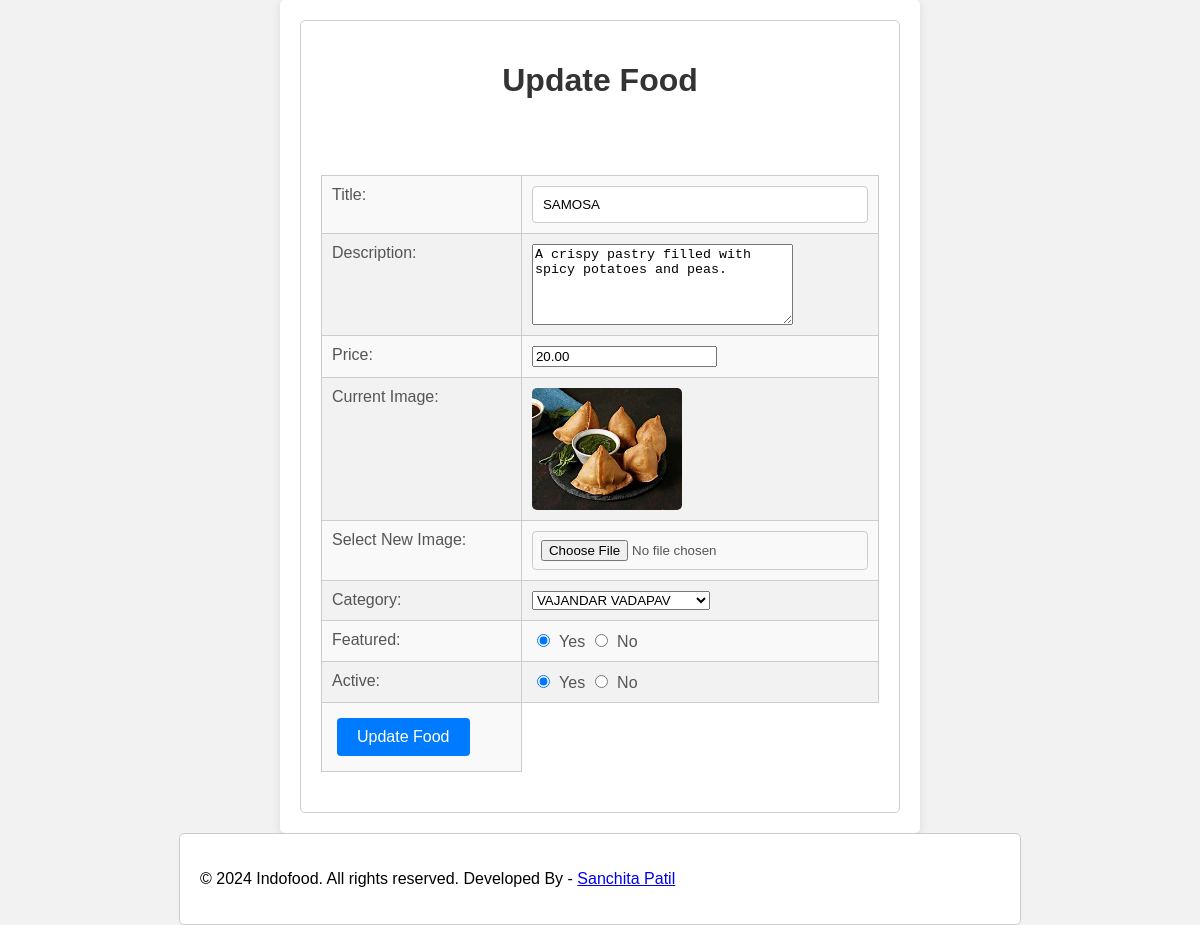
The page /update-food.php?id=3 on the database its author committed.
### tables this page shows
CREATE TABLE `tbl_food` (
  `id` int(10) UNSIGNED NOT NULL,
  `title` varchar(100) NOT NULL,
  `description` text NOT NULL,
  `price` decimal(10,2) NOT NULL,
  `image_name` varchar(255) NOT NULL,
  `category_id` int(10) UNSIGNED NOT NULL,
  `featured` varchar(10) NOT NULL,
  `active` varchar(10) NOT NULL
);

CREATE TABLE `tbl_category` (
  `id` int(10) UNSIGNED NOT NULL,
  `title` varchar(100) NOT NULL,
  `image_name` varchar(255) NOT NULL,
  `featured` varchar(10) NOT NULL,
  `active` varchar(10) NOT NULL
);

### update-food.php (the view, shortened to what this page needs)
 <?php
include('constants.php');
?>
<link rel="stylesheet" href="all.css">
<?php
    if(isset($_GET['id']))
    {
        $id = $_GET['id'];
        $sql2 = "SELECT * FROM tbl_food WHERE id=$id";
        $res2 = mysqli_query($conn, $sql2);
        $row2 = mysqli_fetch_assoc($res2);
        $title = $row2['title'];
        $description = $row2['description'];
        $price = $row2['price'];
        $current_image = $row2['image_name'];
        $current_category = $row2['category_id'];
        $featured = $row2['featured'];
        $active = $row2['active'];
    }
    else
    {
        header('location:'.SITEURL.'manage-food.php');
    }
?>
<div class="main-content">
    <div class="wrapper">
        <h1>Update Food</h1>
        <br><br>
        <form action="" method="POST" enctype="multipart/form-data">
        <table class="tbl-30">
            <tr>
                <td>Title: </td>
                <td>
                    <input type="text" name="title" value="<?php echo $title; ?>">
                </td>
            </tr>
            <tr>
                <td>Description: </td>
                <td>
                    <textarea name="description" cols="30" rows="5"><?php echo $description; ?></textarea>
                </td>
            </tr>
            <tr>
                <td>Price: </td>
                <td>
                    <input type="number" name="price" value="<?php echo $price; ?>">
                </td>
            </tr>
            <tr>
                <td>Current Image: </td>
                <td>
                    <?php
                        if($current_image == "")
                        {
                            echo "<div class='error'>Image not Available.</div>";
                        }
                        else
                        {
                            ?>
                            <img src="<?php echo SITEURL; ?>images/<?php echo $current_image; ?>" width="150px">
                            <?php
                        }
                    ?>
                </td>
            </tr>
            <tr>
                <td>Select New Image: </td>
                <td>
                    <input type="file" name="image">
                </td>
            </tr>
            <tr>
                <td>Category: </td>
                <td>
                    <select name="category">
                        <?php
                            $sql = "SELECT * FROM tbl_category WHERE active='Yes'";
                            $res = mysqli_query($conn, $sql);
                            $count = mysqli_num_rows($res);
                            if($count>0)
                            {
                                while($row=mysqli_fetch_assoc($res))
                                {
                                    $category_title = $row['title'];
                                    $category_id = $row['id'];
                                    ?>
                                    <option <?php if($current_category==$category_id){echo "selected";} ?> value="<?php echo $category_id; ?>"><?php echo $category_title; ?></option>
                                    <?php
                                }
                            }
                            else
                            {
                                echo "<option value='0'>Category Not Available.</option>";
                            }
                        ?>
                    </select>
                </td>
            </tr>
            <tr>
                <td>Featured: </td>
                <td>
                    <input <?php if($featured=="Yes") {echo "checked";} ?> type="radio" name="featured" value="Yes"> Yes
                    <input <?php if($featured=="No") {echo "checked";} ?> type="radio" name="featured" value="No"> No
                </td>
            </tr>
            <tr>
                <td>Active: </td>
                <td>
                    <input <?php if($active=="Yes") {echo "checked";} ?> type="radio" name="active" value="Yes"> Yes
                    <input <?php if($active=="No") {echo "checked";} ?> type="radio" name="active" value="No"> No
                </td>
            </tr>
            <tr>
                <td>
                    <input type="submit" name="submit" value="Update Food" class="btn-secondary">
                </td>
            </tr>
        </table>
        </form>
    </div>
</div>
<?php include('footer.php'); ?>

### all.css (style rules this page uses)
h1, h2 { color: #333; }
table { width: 100%; border-collapse: collapse; margin-bottom: 20px; }
th, td { border: 1px solid #ccc; padding: 10px; text-align: left; }
.main-content { width: 80%; margin: auto; padding: 20px; background-color: white; border-radius: 8px; box-shadow: 0 0 10px rgba(0, 0, 0, 0.1); }
.wrapper { padding: 20px; }
h1 { text-align: center; color: #333; margin-bottom: 20px; }
.tbl-30 { width: 100%; margin: 20px 0; border-collapse: collapse; }
.tbl-30 tr { background-color: #f9f9f9; }
.tbl-30 tr:nth-child(even) { background-color: #f2f2f2; }
.tbl-30 td { padding: 10px; color: #555; }
input[type="text"], input[type="file"] { width: 100%; padding: 8px; border: 1px solid #ccc; border-radius: 4px; }
input[type="radio"] { margin-right: 5px; }
.btn-secondary { background-color: #4CAF50; color: white; padding: 10px 15px; border: none; border-radius: 4px; cursor: pointer; font-size: 16px; }
.main-content { margin: 20px; }
.btn-primary, .btn-secondary, .btn-danger { padding: 5px 10px; text-decoration: none; border-radius: 5px; color: white; }
.btn-secondary { background-color: #008CBA; }
.main-content { margin: 20px auto; padding: 20px; background: #fff; box-shadow: 0 0 10px rgba(0, 0, 0, 0.1); border-radius: 8px; }
.wrapper { max-width: 1200px; margin: 0 auto; }
h1 { text-align: center; color: #333; }
.btn-primary, .btn-secondary, .btn-danger { padding: 10px 15px; border-radius: 5px; color: white; text-decoration: none; margin: 5px; }
img { max-width: 100%; height: auto; border-radius: 5px; }
.main-content { padding: 20px; background-color: #f9f9f9; border-radius: 5px; }
.wrapper { max-width: 800px; margin: 0 auto; padding: 20px; border: 1px solid #ccc; border-radius: 5px; background-color: #ffffff; }
.tbl-30 { width: 100%; margin: 20px 0; }
.tbl-30 td { padding: 10px; }
.btn-secondary { background-color: #007bff; color: #fff; border: none; padding: 10px 15px; border-radius: 5px; cursor: pointer; }
.main-content { max-width: 600px; margin: auto; background: #fff; padding: 20px; border-radius: 5px; box-shadow: 0 2px 10px rgba(0, 0, 0, 0.1); }
.wrapper { margin: 0 auto; }
.tbl-30 td { padding: 10px; vertical-align: top; }
.tbl-30 input[type="text"] { width: 100%; padding: 10px; border: 1px solid #ccc; border-radius: 4px; box-sizing: border-box; }
.btn-secondary { background-color: #007bff; color: white; border: none; padding: 10px 20px; border-radius: 4px; cursor: pointer; }

### rows shown on the page
tbl_food: title "SAMOSA", description "A crispy pastry filled with spicy potatoes and peas.", price "20.00", image_name (picture), category "VAJANDAR VADAPAV", featured "☑", active "☑"
